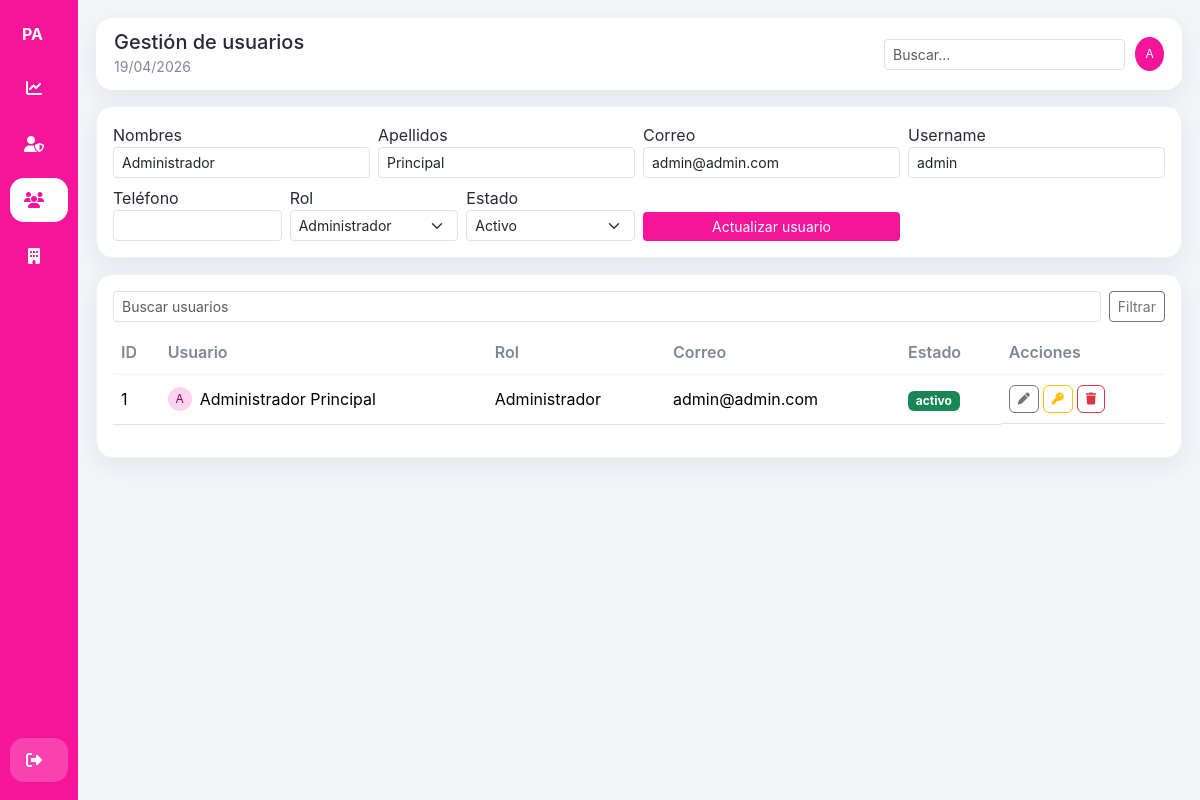
Screenshot of /usuarios?id=1 (signed in) with the database file from the repository.
### tables this page shows
CREATE TABLE usuarios (
  id INT AUTO_INCREMENT PRIMARY KEY,
  nombres VARCHAR(100) NOT NULL,
  apellidos VARCHAR(100) NOT NULL,
  correo VARCHAR(150) NOT NULL UNIQUE,
  telefono VARCHAR(30) NULL,
  username VARCHAR(100) NOT NULL UNIQUE,
  password VARCHAR(255) NOT NULL,
  foto_perfil VARCHAR(255) NULL,
  rol_id INT NOT NULL,
  estado ENUM('activo','inactivo') NOT NULL DEFAULT 'activo',
  ultimo_acceso DATETIME NULL,
  created_at DATETIME NOT NULL,
  updated_at DATETIME NOT NULL,
  INDEX idx_usuarios_rol_id (rol_id),
  CONSTRAINT fk_usuarios_roles FOREIGN KEY (rol_id) REFERENCES roles(id) ON UPDATE CASCADE ON DELETE RESTRICT
);

CREATE TABLE roles (
  id INT AUTO_INCREMENT PRIMARY KEY,
  nombre VARCHAR(100) NOT NULL UNIQUE,
  slug VARCHAR(100) NOT NULL UNIQUE,
  descripcion TEXT NULL,
  estado ENUM('activo','inactivo') NOT NULL DEFAULT 'activo',
  created_at DATETIME NOT NULL,
  updated_at DATETIME NOT NULL
);

### app/core/Controller.php (called while the page is built, shortened)
<?php
class Controller
{
    protected function view(string $view, array $data = [], string $layout = 'layouts/main'): void
    {
        extract($data, EXTR_SKIP);
        require BASE_PATH . '/app/views/' . $layout . '.php';
    }
}

### app/controllers/UsuarioController.php (called while the page is built, shortened)
<?php
class UsuarioController extends Controller
{
    public function index(): void
    {
        $q = trim($_GET['q'] ?? '');
        $model = new Usuario();
        $this->view('usuarios/index', [
            'title' => 'Gestión de usuarios',
            'usuarios' => $model->all($q),
            'roles' => (new Rol())->all(),
            'selected' => isset($_GET['id']) ? $model->find((int) $_GET['id']) : null,
            'q' => $q,
        ]);
    }
}

### app/core/Router.php (called while the page is built, shortened)
<?php
class Router
{
    private array $routes = [];
    private function add(string $method, string $path, array $handler, array $meta): void
    {
        $this->routes[$method][$path] = ['handler' => $handler, 'meta' => $meta];
    }
    public function dispatch(string $method, string $uri): void
    {
        $route = $this->routes[$method][$uri] ?? null;
        [$controller, $action] = $route['handler'];
        (new $controller())->$action();
    }
}

### index.php (called while the page is built, shortened)
<?php
require BASE_PATH . '/app/helpers/functions.php';
$router = new App\Core\Router();
$router->dispatch($_SERVER['REQUEST_METHOD'], request_path());

### app/helpers/functions.php (called while the page is built, shortened)
<?php
function db(): PDO
{
    static $pdo = null;
    if ($pdo instanceof PDO) {
        return $pdo;
    }
    $cfg = require BASE_PATH . '/config/database.php';
    $dsn = sprintf('%s:host=%s;port=%s;dbname=%s;charset=%s', $cfg['driver'], $cfg['host'], $cfg['port'], $cfg['database'], $cfg['charset']);
    $pdo = new PDO($dsn, $cfg['username'], $cfg['password'], [
        PDO::ATTR_ERRMODE => PDO::ERRMODE_EXCEPTION,
        PDO::ATTR_DEFAULT_FETCH_MODE => PDO::FETCH_ASSOC,
    ]);
    return $pdo;
}
function base_path_url(): string
{
    $scriptName = $_SERVER['SCRIPT_NAME'] ?? '';
    $base = str_replace('\\', '/', dirname($scriptName));
    if ($base === '/' || $base === '\\' || $base === '.') {
        return '';
    }
    return rtrim($base, '/');
}
function url(string $path = ''): string
{
    $base = base_path_url();
    $normalizedPath = ltrim($path, '/');
    return ($base !== '' ? $base : '') . '/' . $normalizedPath;
}

### app/core/Model.php (called while the page is built, shortened)
<?php
abstract class Model
{
    public function __construct()
    {
        $this->pdo = db();
    }
}

### app/models/Usuario.php (called while the page is built, shortened)
<?php
class Usuario extends Model
{
    public function all(string $search = ''): array
    {
        $sql = "SELECT u.*, r.nombre AS rol_nombre FROM usuarios u INNER JOIN roles r ON r.id=u.rol_id";
        $params = [];
        $sql .= ' ORDER BY u.id DESC';
        $stmt = $this->pdo->prepare($sql);
        $stmt->execute($params);
        return $stmt->fetchAll();
    }
    public function find(int $id): ?array
    {
        $stmt = $this->pdo->prepare('SELECT * FROM usuarios WHERE id = :id LIMIT 1');
        $stmt->execute(['id' => $id]);
        return $stmt->fetch() ?: null;
    }
}

### app/models/Rol.php (called while the page is built, shortened)
<?php
class Rol extends Model
{
    public function all(): array
    {
        return $this->pdo->query('SELECT * FROM roles ORDER BY id DESC')->fetchAll();
    }
}

### app/views/usuarios/form.php (the view, shortened to what this page needs)
<form method="post" action="<?= url($selected ? 'usuarios/update' : 'usuarios/store') ?>" class="panel-card">
    <div class="row g-2">
        <div class="col-md-3"><label>Nombres</label><input class="form-control form-control-sm" name="nombres" required value="<?= htmlspecialchars($selected['nombres'] ?? '', ENT_QUOTES) ?>"></div>
        <div class="col-md-3"><label>Apellidos</label><input class="form-control form-control-sm" name="apellidos" required value="<?= htmlspecialchars($selected['apellidos'] ?? '', ENT_QUOTES) ?>"></div>
        <div class="col-md-3"><label>Correo</label><input type="email" class="form-control form-control-sm" name="correo" required value="<?= htmlspecialchars($selected['correo'] ?? '', ENT_QUOTES) ?>"></div>
        <div class="col-md-3"><label>Username</label><input class="form-control form-control-sm" name="username" required value="<?= htmlspecialchars($selected['username'] ?? '', ENT_QUOTES) ?>"></div>
        <div class="col-md-2"><label>Teléfono</label><input class="form-control form-control-sm" name="telefono" value="<?= htmlspecialchars($selected['telefono'] ?? '', ENT_QUOTES) ?>"></div>
        <div class="col-md-2"><label>Rol</label><select name="rol_id" class="form-select form-select-sm"><?php foreach($roles as $rol): ?><option value="<?= (int) $rol['id'] ?>" <?= (int)($selected['rol_id'] ?? 0)===(int)$rol['id']?'selected':'' ?>><?= htmlspecialchars($rol['nombre'], ENT_QUOTES) ?></option><?php endforeach; ?></select></div>
        <div class="col-md-2"><label>Estado</label><select name="estado" class="form-select form-select-sm"><option value="activo">Activo</option></select></div>
        <div class="col-md-3 d-flex align-items-end"><button class="btn btn-sm btn-fuchsia w-100"><?= $selected ? 'Actualizar usuario' : 'Crear usuario' ?></button></div>
    </div>
</form>

### app/views/usuarios/index.php (shortened to what this page needs)
<?php require BASE_PATH . '/app/views/usuarios/form.php'; ?>
<section class="panel-card mt-3">
    <form class="d-flex gap-2 mb-2" method="get" action="<?= url('usuarios') ?>"><input class="form-control form-control-sm" name="q" placeholder="Buscar usuarios" value="<?= htmlspecialchars($q, ENT_QUOTES) ?>"><button class="btn btn-sm btn-outline-secondary">Filtrar</button></form>
    <table class="table table-sm custom-table align-middle">
        <thead><tr><th>ID</th><th>Usuario</th><th>Rol</th><th>Correo</th><th>Estado</th><th>Acciones</th></tr></thead>
        <tbody>
        <?php foreach ($usuarios as $usuario): ?>
            <tr>
                <td><?= (int) $usuario['id'] ?></td>
                <td><div class="d-flex align-items-center gap-2"><span class="avatar-mini"><?= strtoupper($usuario['nombres'][0]) ?></span><?= htmlspecialchars($usuario['nombres'] . ' ' . $usuario['apellidos'], ENT_QUOTES) ?></div></td>
                <td><?= htmlspecialchars($usuario['rol_nombre'], ENT_QUOTES) ?></td>
                <td><?= htmlspecialchars($usuario['correo'], ENT_QUOTES) ?></td>
                <td><span class="badge <?= $usuario['estado']==='activo'?'bg-success':'bg-secondary' ?>"><?= htmlspecialchars($usuario['estado'], ENT_QUOTES) ?></span></td>
                <td class="d-flex gap-1">
                    <a class="btn btn-xs btn-outline-secondary" href="<?= url('usuarios?id=' . (int) $usuario['id']) ?>"><i class="fa fa-pen"></i></a>
                    <form method="post" action="<?= url('usuarios/reset-password') ?>"><button class="btn btn-xs btn-outline-warning"><i class="fa fa-key"></i></button></form>
                    <form method="post" action="<?= url('usuarios/delete') ?>" onsubmit="return confirm('¿Eliminar usuario?');"><button class="btn btn-xs btn-outline-danger"><i class="fa fa-trash"></i></button></form>
                </td>
            </tr>
        <?php endforeach; ?>
        </tbody>
    </table>
</section>

### public/assets/css/app.css (style rules this page uses)
:root { --fuchsia: #f6149a; --fuchsia-dark: #cc0d7f; --bg: #f3f5f9; --card: #ffffff; --text: #252a36; --muted: #7d8798; --radius: 16px; --shadow: 0 8px 24px rgba(30, 42, 70, 0.08); }
* { box-sizing: border-box; }
body { margin: 0; font-family: Inter, system-ui, sans-serif; color: var(--text); background: var(--bg); }
.panel-card, .kpi-card { background: #fff; border-radius: var(--radius); box-shadow: var(--shadow); padding: 16px; border: 1px solid #eef1f6; }
.custom-table thead th { color: var(--muted); font-weight: 600; border-bottom: 1px solid #edf0f6; }
.custom-table td, .custom-table th { padding: 10px 8px; }
.btn-fuchsia { background: var(--fuchsia); color: #fff; border: none; }
.btn-xs { padding: 4px 8px; font-size: 12px; }
.avatar-mini { width: 24px; height: 24px; border-radius: 50%; background: #fdd3ed; color: #8a0a54; display: inline-flex; align-items: center; justify-content: center; font-size: 12px; }

### rows the page displays
usuarios: nombres "Administrador", apellidos "Principal", correo "admin@admin.com", username "admin", rol_id "Administrador", id "1", nombres "A", nombres+apellidos "Administrador Principal", rol.nombre "Administrador", estado "activo"

### other values shown
$title "Gestión de usuarios"
substr(auth_user()['nombre'] ?? 'A', 0, 1) "A"
